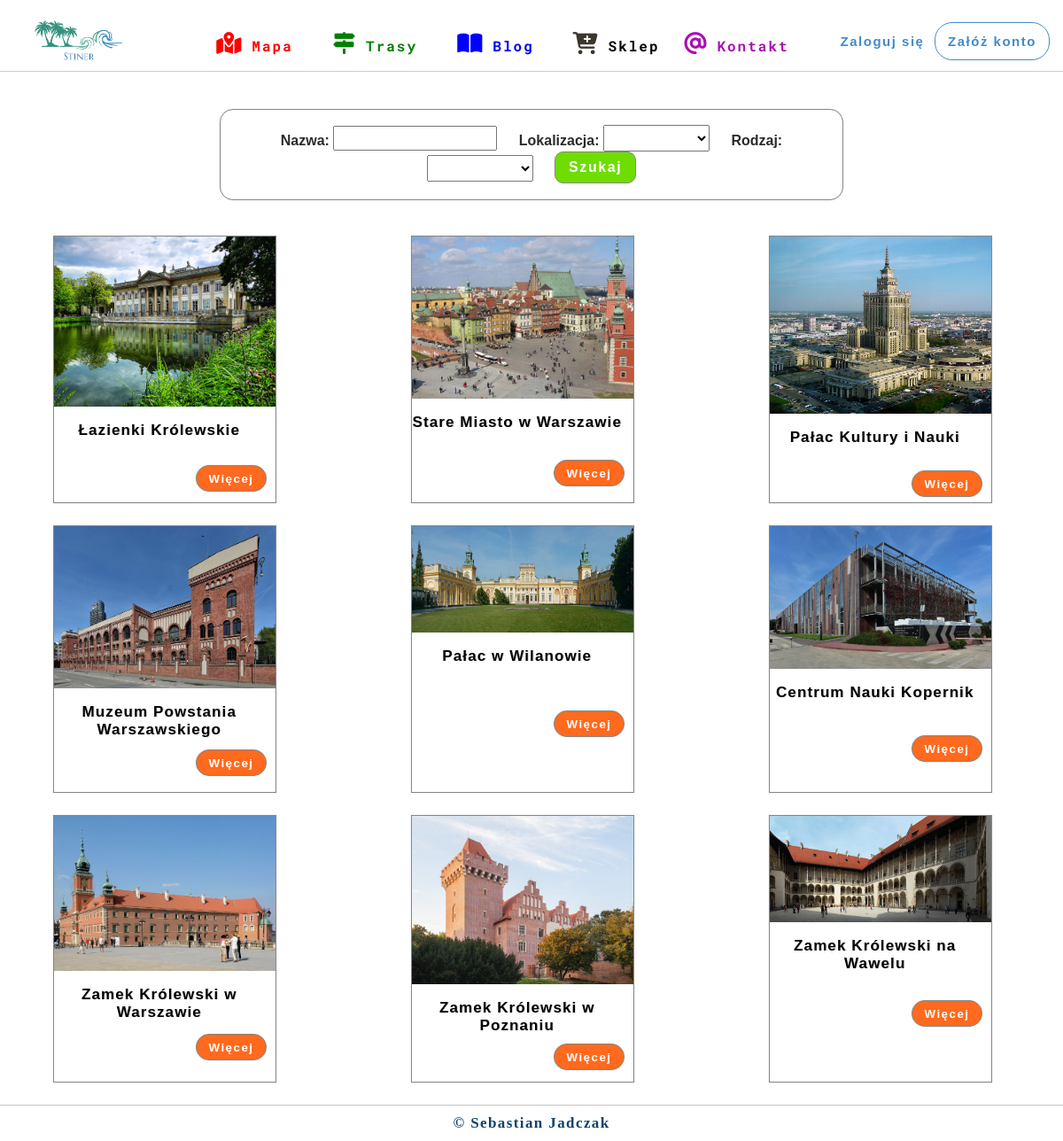
The app's page /trails/points/ with its own data.
### map/models.py (models this page shows, shortened)
class Point(models.Model):
    TYPE_POINT = (
        ('Zamki', 'Zamki'),
        ('Forty', 'Forty'),
        ('Kościoły', 'Kościoły'),
        ('Muzeum', 'Muzeum'),
        ('Parki', 'Parki'),
        ('Ogrody', 'Ogrody'),
        ('Pomniki', 'Pomniki'),
        ('Rynki', 'Rynki'),
        ('Mosty', 'Mosty'),
        ('Wieże', 'Wieże'),
        ('Stadiony', 'Stadiony'),
        ('Cmentarze', 'Cmentarze'),
        ('Budowle', 'Budowle'),
        ('Porty', 'Porty'),
        ('Filcharmonie', 'Filcharmonie')
    )
    name = models.CharField(max_length=30)
    descriptions = models.TextField()
    location = models.CharField(max_length=30)
    coordinateX = models.DecimalField(max_length=30, decimal_places=7, max_digits=100)
    coordinateY = models.DecimalField(max_length=30, decimal_places=7, max_digits=100)
    image = models.ImageField(upload_to='media/img_point/%Y/%m%d')
    type = models.CharField(max_length=15, choices=TYPE_POINT)

### trails/views.py (the view, shortened to what this page needs)
# urls.py: path('points/', views.PointsListView.as_view(), name='points'),
class PointsListView(ListView):
    template_name = 'points/points.html'
    model = Point
    list = Point.objects.all()
    def get_context_data(self, **kwargs):
        context = super(PointsListView, self).get_context_data(**kwargs)
        context['list'] = Point.objects.all()
        return context

### trails/templates/points/points.html (shortened to what this page needs)
{% extends 'base_trail.html' %}
{% block content %}
    <div class="search_points">
        <form action="." method="post">
            <label class="nazwa">Nazwa:
                <input type="text" name="search">
            </label>
            <label class="location"> Lokalizacja:
            <select name="location_points" id="location">
                <option value=""></option>
                <option value="Warszawa">Warszawa</option>
            </select>
                </label>
            <label class="type"> Rodzaj:
            <select name="point_type" id="type">
                <option value=""></option>
                <option value="Zamki">Zamki</option>
            </select>
                </label>
            <button class="search">Szukaj</button>
        </form>
    </div>
<div class="point_list_interest_point">
    {% for element in list %}
        <div class="point">
            <div class="image_point"><img src="{{element.image.url}}" alt=""></div>
            <div class="point_descriptions">
                <p>{{element.name}}</p>
                 <div class="point_descriptions_more"><button class="more"><a href="{% url 'trails:point_detail' element.id %}">Więcej</a></button></div>
            </div>
        </div>
    {% endfor %}
    </div>
{% endblock %}

### trails/templates/base_trail.html (shortened to what this page needs)
{% load static %}
<!DOCTYPE html>
<html lang="en">
<head>
    <link rel="stylesheet" href="{% static 'css/style.css' %}">
    <link rel="stylesheet" href="{% static 'css/style_map.css' %}">
    <link rel="stylesheet" href="{% static 'css/style_trail.css' %}">
    <link rel="stylesheet" href="{% static 'css/style_point.css' %}">
    <link rel="stylesheet" href="{% static 'css/style_all_trails.css' %}">
    <link rel="stylesheet" href="{% static 'css/style_your_trails.css' %}">
    <link rel="stylesheet" href="{% static 'css/style_trail_add.css' %}">
    <link rel="stylesheet" href="{% static 'css/style_interesting_points.css' %}">
</head>
<body>
<div id="top">
    <div class="logo"><img src="{% static 'img/logo.png' %}" alt="logo"></div>
    <div class="menu">
        <ul>
            <li class="red"><a href="/"><i class="fas fa-map-marked-alt"></i>Mapa</a></li>
            <li class="green"><a href="{% url 'trails:all_trails'  %}"><i class="fas fa-map-signs"></i>Trasy</a>
            </li>
            <li class="blue"><a href="{% url "blog:list_posts" %}"><i class="fas fa-book-open"></i>Blog</a></li>
            <li class="black"><a href="{%url "list_products"%}"><i class="fas fa-cart-plus"></i>Sklep</a></li>
            <li class="gold"><a href="{% url 'contact:contact_detail' %}"><i class="fas fa-at"></i>Kontakt</a></li>
        </ul>
    </div>
    <div class="login_mapa" >
       {% if user.is_authenticated %}
        <button class="user_menu" style="cursor: pointer"><i class="fas fa-user"></i> <span>{{user.username}}</span><i class="fas fa-angle-down"></i></button>
        <div class="user_menu">
            <ul>
                <li><a href="{% url 'account:user_account' %}">Moje konto</a></li>
                <li><a href="#">Ustawienia</a></li>
                {% if perms.blog.view_post%}
                    <li><a href="{% url 'management:blog_manage_post_list' %}">Panel administracyjny</a></li>
                {% elif perms.shop.view_product %}
                    <li><a href="{% url 'management:shop_manage_product_list' %}">Panel administracyjny</a></li>
                {% endif %}
                <li><a href="{% url 'logout' %}">Wyloguj</a></li>
            </ul>
        </div>
        {% else %}
        <button><a href="{% url 'login' %}">Zaloguj się</a></button>
        <button class="register"><a href="{% url 'register' %}">Załóż konto</a></button>
        {% endif %}
    </div>
</div>
<div class="trail">
    <div class="content_trail">
        {% block content %}
        {% endblock %}
        </div>
    </div>
<div class="footer">
    <a href="https://www.linkedin.com/in/sebastian-jadczak-b74a40182">&copy; Sebastian Jadczak</a>
</div>
</body>
</html>

### map/static/css/style.css (style rules this page uses)
body { margin: 0; padding: 0; }
#top { border-bottom: 1px solid #cbcdcc; height: 10vh; display: flex; justify-content: space-between; box-shadow: 0 -1px 2px #d2d2d2; }
#top div.logo { margin: 18px 10px 10px 33px; height: 7vh; width: 110px; }
#top div.logo img { width: 100%; height: 100%; }
div#top div.menu { width: 65%; height: 10vh; font-family: 'Roboto Mono', monospace; }
div#top div.menu ul { display: flex; justify-content: space-between; list-style: none; height: 10vh; }
div#top div.menu ul li { width: 20%; line-height: 9vh; }
div#top div.menu ul li a { display: block; text-align: center; color: black; font-weight: bold; font-size: 16px; letter-spacing: 2px; text-decoration: none; }
div#top div.menu ul li.red a { color: red; }
div#top div.menu ul li.blue a { color: blue; }
div#top div.menu ul li.green a { color: green }
div#top div.menu ul li.gold a { color: #ab0fb5; }
div#top div.menu ul li a i { font-size: 25px; margin-right: 10px; color: #3b372b; }
div#top div.menu ul li.red a i { color: red; }
div#top div.menu ul li.green a i { color: green; }
div#top div.menu ul li.blue a i { color: blue; }
div#top div.menu ul li.gold a i { color: #ab0fb5; }
@media only screen and (max-width: 1220px) { div#top div.menu { width: 60%; } }

### map/static/css/style_map.css (style rules this page uses)
div.login_mapa { margin-left: 130px; }
div.login_mapa button { margin-top:30px; width:150px; height:48px; border-style: none; color: #428bca; background-color: white; }
div.login_mapa button.register { border: 1px solid #428bca; border-radius: 20px; }
div.login_mapa button a { font-weight:bold; letter-spacing:1.5px; text-decoration:none; font-size:15px; color: #428bca; }
div.login_mapa button.register a { display: block; width:100%; height:99%; line-height:45px; }
div.footer { background-color: #fff; height: 5vh; line-height: 5vh; box-shadow: 0 2px 1px rgba(0,0,0,0.4); border-top: 0.5px solid rgba(110, 110, 110, 0.4); text-align: center; }
div.footer a { text-decoration: none; color: #0e446c; letter-spacing: 1.4px; font-size: 17px; font-weight: bold; }
@media only screen and (max-width: 1680px) { div.login_mapa { margin-left: 50px; } }
@media only screen and (max-width: 1680px) { div.login_mapa button { margin-top: 25px; width: 160px; height: 40px; } }
@media only screen and (max-width: 1680px) { div.login_mapa button.register a { line-height: 40px; } }
@media only screen and (max-width: 1698px) { div.login_mapa { margin-left: 30px; margin-right: 30px; } }
@media only screen and (max-width: 1698px) { div.login_mapa button { width: 110px; height: 43px; border-style: none; color: #428bca; background-color: white; } }
@media only screen and (max-width: 1698px) { div.login_mapa button.register { width: 130px; } }
@media only screen and (max-width: 1280px) { div.login_mapa { margin-left: 15px; margin-right: 15px; } }

### map/static/css/style_trail.css (style rules this page uses)
div.trail { display: flex; margin-top: 2px; background-color: #fff; min-height: 90vh; }
div.trail div.content_trail { margin:20px auto; width:85vw; }
@media only screen and (max-width: 1680px) { div.trail div.content_trail { margin: 20px auto; width: 90vw; } }

### records on screen
Point: image (picture), name "Łazienki Królewskie"
Point: image (picture), name "Stare Miasto w Warszawie"
Point: image (picture), name "Pałac Kultury i Nauki"
Point: image (picture), name "Muzeum Powstania Warszawskiego"
Point: image (picture), name "Pałac w Wilanowie"
Point: image (picture), name "Centrum Nauki Kopernik"
Point: image (picture), name "Zamek Królewski w Warszawie"
Point: image (picture), name "Zamek Królewski w Poznaniu"
Point: image (picture), name "Zamek Królewski na Wawelu"
